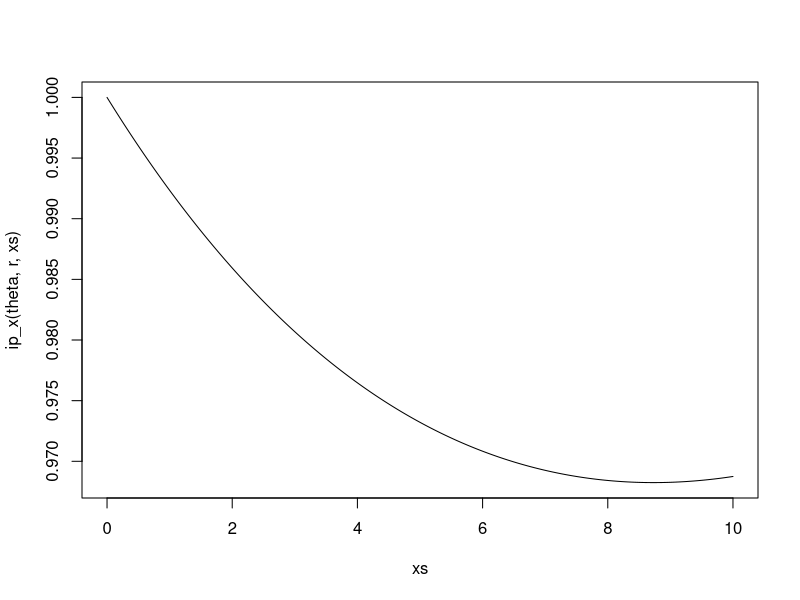
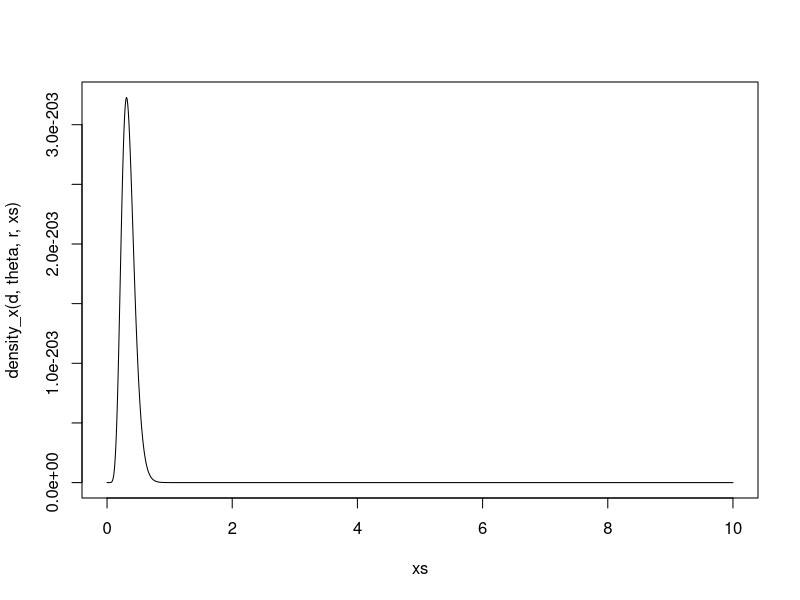

The R script that drew these images, in order: (Note: this script raises an error after producing the figures.)
####
##  Approximate pchisq(q = r^2, df = d, ncp = theta^2)
####

true_ans <- function(d, theta, r) pchisq(r^2, d, theta^2)
len_x <- function(theta, r, x) {
  1/theta * sqrt(theta^2 * (theta - r + x)^2
                  - 4 * (theta + x/2) * (theta + x/2  - r) *
                    (r - x/2) * (x/2))
}
ip_x <- function(theta, r, x) len_x(theta, r, x)/(theta - r + x)
dchi <- function(x, df) 2^(1 - (df/2)) * x^(df - 1) * exp(-x^2/2)/gamma(df/2)
density_x <- function(d, theta, r, x) {
  dchi(theta - r + x, d) * pbeta((1 - ip_x(theta, r, x))/2, (d-1)/2, (d-1)/2)
}
log_density_x <- function(f, theta, r, x) {
  (1 - (df/2)) * log(2) - lgamma(df/2) +
    (d-1) * log(theta - r + x) - (theta - r + x)^2/2 + 
    pbeta((1 - ip_x(theta, r, x))/2, (d-1)/2, (d-1)/2, log.p = TRUE)
}
## numerical intergration
prox_ans <- function(d, theta, r, delta = 1e-3) {
  xs <- seq(0, r, by = delta)
  sum(density_x(d, theta, r, xs)) * delta
}
## laplace approximation
prox_ans2 <- function(d, theta, r) {
  objective_f <- function(x) log(density_x(d, theta, r, x))
  res <- optimise(objective_f, interval = c(0, r), maximum = TRUE)
  x_star <- res$maximum
  log_g_star <- res$objective
}


## check len function
d <- 10; theta <- 5; r<- 1
x <- 0
(len <- len_x(theta, r, x))
ip_x(theta, r, x)
y <- sqrt((theta - r + x)^2 - len^2)
c(sqrt(r^2 - y^2) + len, theta)

## approximation error
d <- 20; theta <- 40; r<- 10
true_ans(d, theta, r)
prox_ans(d, theta, r)

## plot density x
delta <- 1e-2
xs <- seq(0, r, by = delta)
plot(xs, ip_x(theta, r, xs), type = 'l')
plot(xs, density_x(d, theta, r, xs), type = "l")

## plot log-density
d <- 80; theta <- 200; r<- 1
delta <- 1e-2
xs <- seq(0, r, by = delta)
ip_x(theta, r, xs)
ds <- log_density_x(d, theta, r, xs)
md <- max(ds)
plot(xs[ds > md - 10], ds[ds > md - 10], type = "l")
